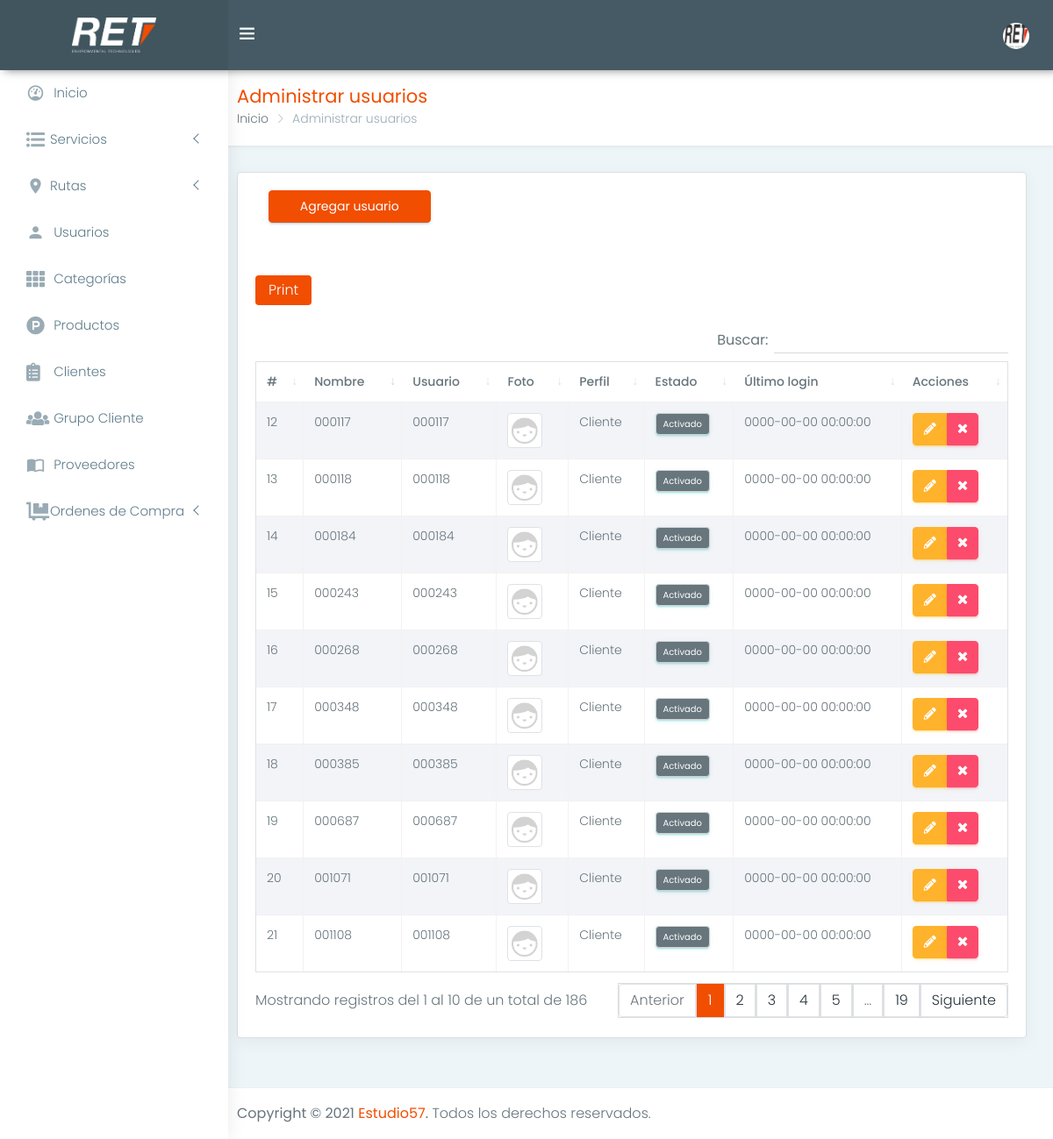
/usuarios (signed in), run on the app's committed database.
### tables this page shows
CREATE TABLE `usuarios` (
  `id` int(11) NOT NULL,
  `nombre` text NOT NULL,
  `usuario` text NOT NULL,
  `password` text NOT NULL,
  `perfil` text NOT NULL,
  `foto` text NOT NULL,
  `estado` int(11) NOT NULL,
  `ultimo_login` datetime NOT NULL,
  `fecha` timestamp NOT NULL DEFAULT CURRENT_TIMESTAMP ON UPDATE CURRENT_TIMESTAMP,
  `id_grupo` int(11) NOT NULL DEFAULT '0' COMMENT 'solo aplica si el perfil es Especial',
  `id_cliente` int(11) NOT NULL DEFAULT '0' COMMENT 'se atara con un cliente es decir cliente asociado a un usuario',
  `dispositivo` text
);

### controladores/plantilla.controlador.php (called while the page is built, shortened)
<?php
class ControladorPlantilla{
	static public function ctrPlantilla(){
		include "vistas/plantilla.php";
	}
}

### controladores/usuarios.controlador.php (called while the page is built, shortened)
<?php
class ControladorUsuarios{
	static public function ctrMostrarUsuarios($item, $valor){
		$tabla = "usuarios";
		$respuesta = ModeloUsuarios::MdlMostrarUsuarios($tabla, $item, $valor);
		return $respuesta;
	}
}

### modelos/conexion.php (called while the page is built)
<?php
class Conexion{
	static public function conectar(){
		$link = new PDO("mysql:host=localhost;dbname=ret_db",
			            "root",
			            "");
		$link->exec("set names utf8");
		return $link;
	}
}

### modelos/usuarios.modelo.php (called while the page is built, shortened)
<?php
require_once "conexion.php";
class ModeloUsuarios{
	static public function mdlMostrarUsuarios($tabla, $item, $valor){
		if($item != null){
			$stmt = Conexion::conectar()->prepare("SELECT * FROM $tabla WHERE $item = :$item");
			$stmt -> bindParam(":".$item, $valor, PDO::PARAM_STR);
			$stmt -> execute();
			return $stmt -> fetch();
		}else{
			$stmt = Conexion::conectar()->prepare("SELECT * FROM $tabla ORDER BY id");
			$stmt -> execute();
			return $stmt -> fetchAll();
		}
	}
}

### vistas/modulos/usuarios.php (the view, shortened to what this page needs)
<div class="page-wrapper">
    <div class="container-fluid">
        <div class="row page-titles">
            <div class="col-md-5 col-12 align-self-center">
                <h3 class="text-themecolor m-b-0 m-t-0">Administrar usuarios</h3>
                <ol class="breadcrumb">
                    <li class="breadcrumb-item">Inicio</li>
                    <li class="breadcrumb-item active">Administrar usuarios</li>
                </ol>
            </div>
        </div>
        <div class="row">
            <div class="col-12">
                <div class="card">
                    <div class="card-body">
                        <div class="col-lg-3 col-md-4">
                            <button type="button" class="btn waves-effect waves-light btn-block btn-info" data-toggle="modal" data-target="#modalAgregarUsuario">Agregar usuario</button>
                        </div>
                        <div class="table-responsive m-t-40">
                            <table class="table table-bordered table-striped dt-responsive tablas" style="width: 100%;">
                                <thead>
                                <tr>
                                    <th style="width:10px">#</th>
                                    <th>Nombre</th>
                                    <th>Usuario</th>
                                    <th>Foto</th>
                                    <th>Perfil</th>
                                    <th>Estado</th>
                                    <th>Último login</th>
                                    <th>Acciones</th>
                                </tr>
                                </thead>
                                <tbody>
                                <?php
                                $item = null;
                                $valor = null;
                                $usuarios = ControladorUsuarios::ctrMostrarUsuarios($item, $valor);
                                foreach ($usuarios as $key => $value){
                                    echo ' <tr>
                                              <td>'.($key+1).'</td>
                                              <td>'.$value["nombre"].'</td>
                                              <td>'.$value["usuario"].'</td>';
                                    if($value["foto"] != ""){
                                        echo '<td><img src="'.$value["foto"].'" class="img-thumbnail" width="40px"></td>';
                                    }else{
                                        echo '<td><img src="vistas/img/usuarios/default/anonymous.png" class="img-thumbnail" width="40px"></td>';
                                    }
                                    echo '<td>'.$value["perfil"].'</td>';
                                    if($value["estado"] != 0){
                                        echo '<td><button class="btn btn-success btn-xs btnActivar" idUsuario="'.$value["id"].'" estadoUsuario="0">Activado</button></td>';
                                    }else{
                                        echo '<td><button class="btn btn-danger btn-xs btnActivar" idUsuario="'.$value["id"].'" estadoUsuario="1">Desactivado</button></td>';
                                    }
                                    echo '<td>'.$value["ultimo_login"].'</td>
                                      <td>
                                        <div class="btn-group">
                                          <button class="btn btn-warning btnEditarUsuario" idUsuario="'.$value["id"].'" data-toggle="modal" data-target="#modalEditarUsuario"><i class="fas fa-pencil-alt"></i></button>
                                          <button class="btn btn-danger btnEliminarUsuario" idUsuario="'.$value["id"].'" fotoUsuario="'.$value["foto"].'" usuario="'.$value["usuario"].'"><i class="fa fa-times"></i></button>
                                        </div>
                                      </td>
                                    </tr>';
                                }
                                ?>
                                </tbody>
                            </table>
                        </div>
                    </div>
                </div>
            </div>
        </div>
    </div>
</div>

### data on the page
usuarios: nombre "000117", usuario "000117", perfil "Cliente", ultimo_login "0000-00-00 00:00:00"
usuarios: nombre "000118", usuario "000118", perfil "Cliente", ultimo_login "0000-00-00 00:00:00"
usuarios: nombre "000184", usuario "000184", perfil "Cliente", ultimo_login "0000-00-00 00:00:00"
usuarios: nombre "000243", usuario "000243", perfil "Cliente", ultimo_login "0000-00-00 00:00:00"
usuarios: nombre "000268", usuario "000268", perfil "Cliente", ultimo_login "0000-00-00 00:00:00"
usuarios: nombre "000348", usuario "000348", perfil "Cliente", ultimo_login "0000-00-00 00:00:00"
usuarios: nombre "000385", usuario "000385", perfil "Cliente", ultimo_login "0000-00-00 00:00:00"
usuarios: nombre "000687", usuario "000687", perfil "Cliente", ultimo_login "0000-00-00 00:00:00"
usuarios: nombre "001071", usuario "001071", perfil "Cliente", ultimo_login "0000-00-00 00:00:00"
usuarios: nombre "001108", usuario "001108", perfil "Cliente", ultimo_login "0000-00-00 00:00:00"
